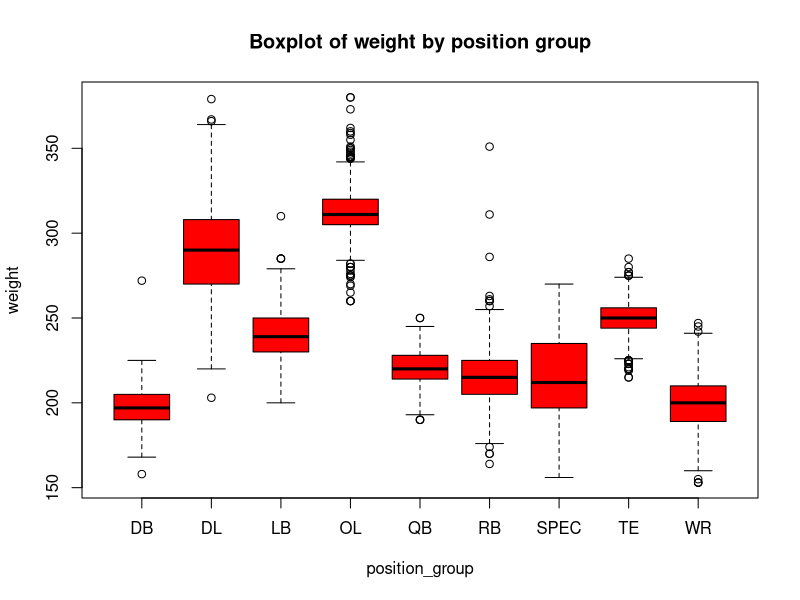
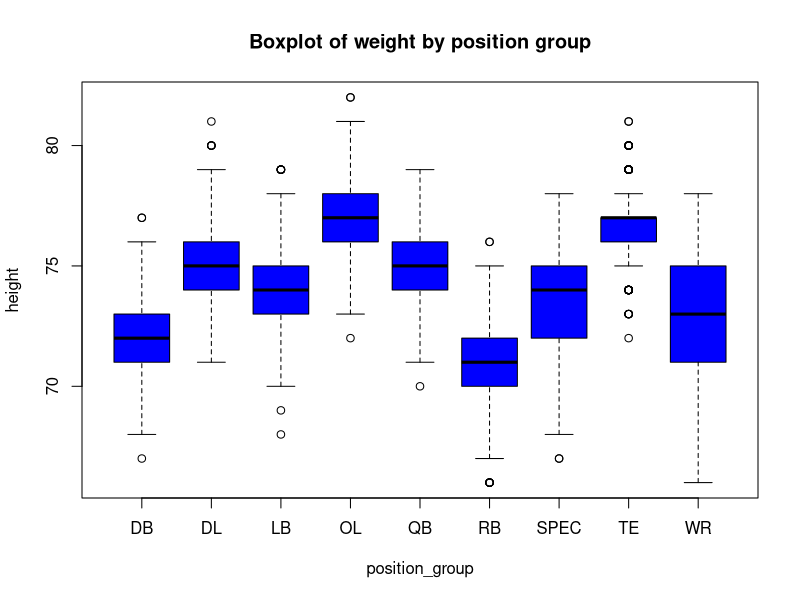
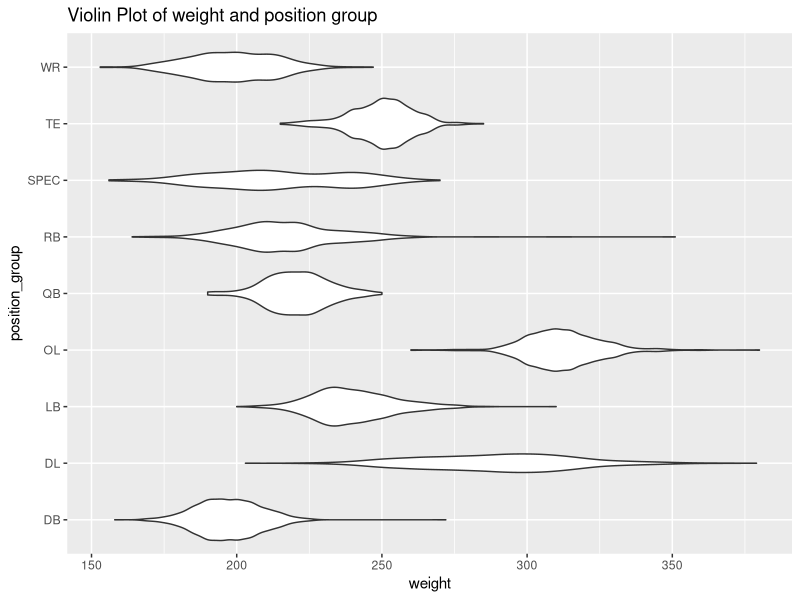
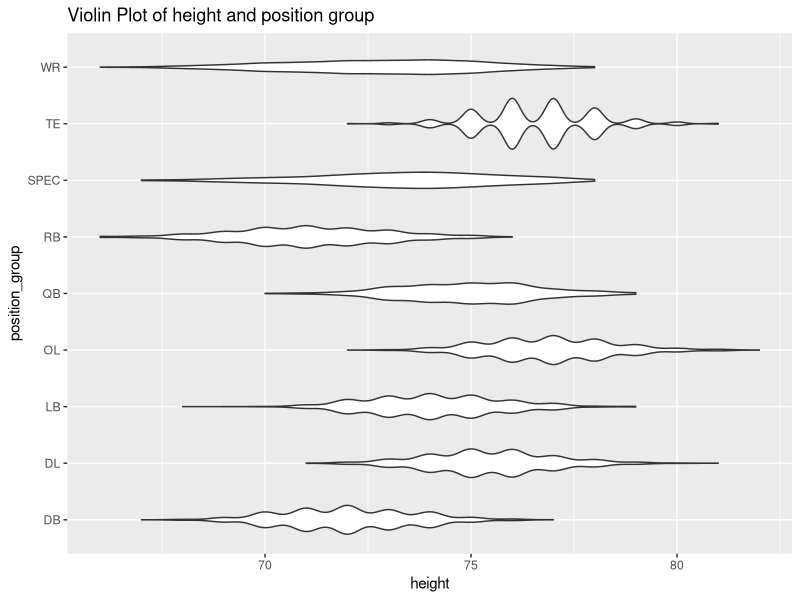
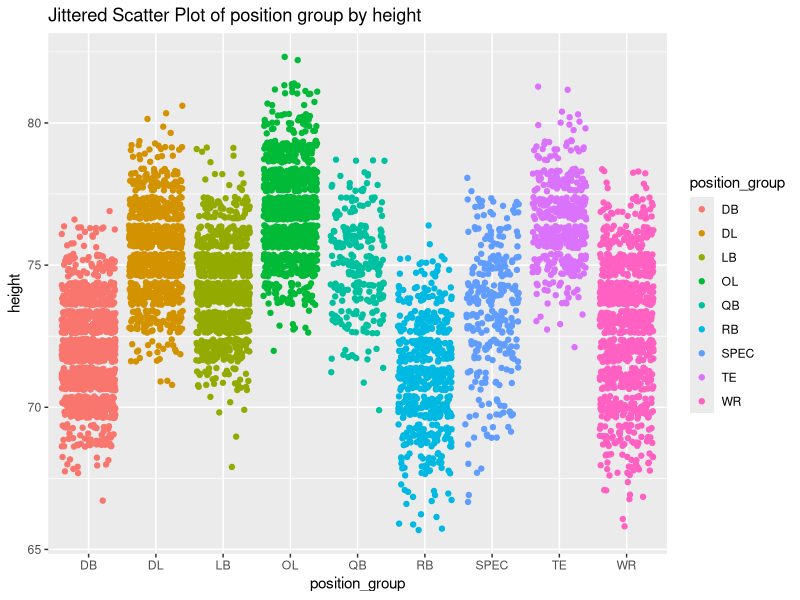
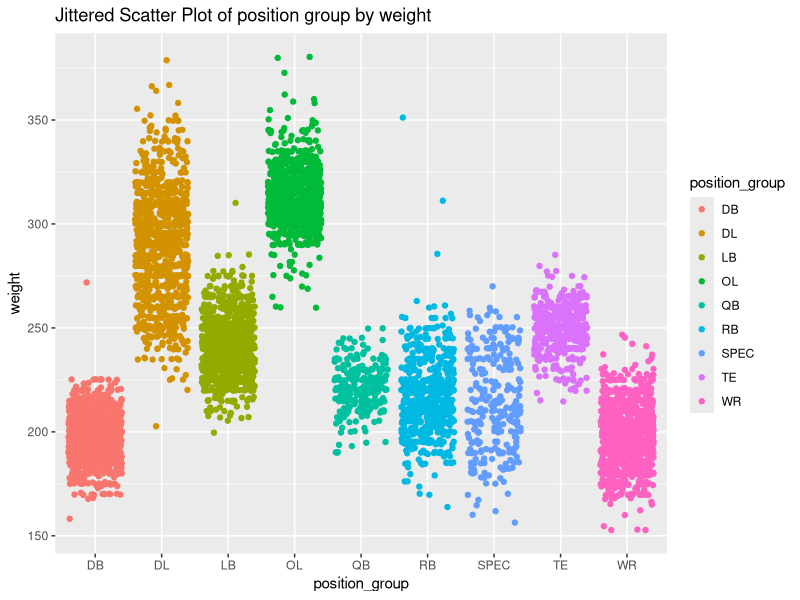
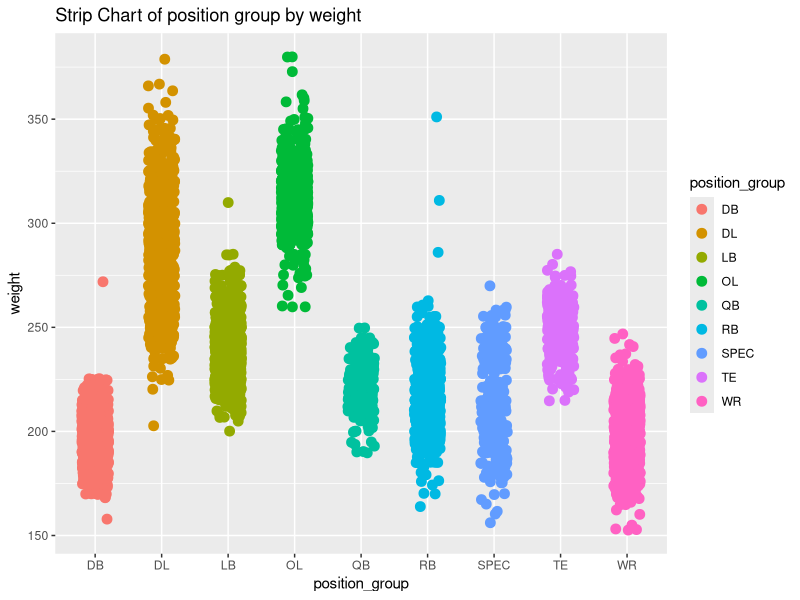
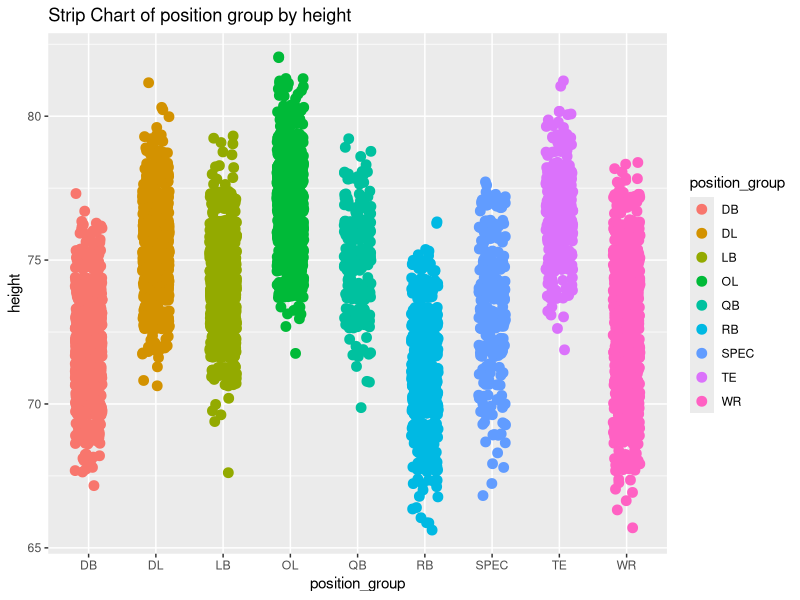

These charts were generated, in order, by the following R code:


nfl_players_clean=read.csv("dataset/nfl_players_clean.csv")

#correalation plots for position group vs ht and wt

# Create a box plot for weight and position group
box_wt<-boxplot(weight ~ position_group, data = nfl_players_clean, col = "red", main = "Boxplot of weight by position group")
print(box_wt)


#craete a boxplot for height and position group

box_ht<-boxplot(height ~ position_group, data = nfl_players_clean, col = "blue", main = "Boxplot of weight by position group")
print(box_ht)



library(ggplot2)

# Create a violin plot
voilon_wt<-ggplot(nfl_players_clean, aes(x = weight, y = position_group, fill = weight)) +
  geom_violin() +
  labs(title = "Violin Plot of weight and position group")
print(voilon_wt)

voilon_ht<-ggplot(nfl_players_clean, aes(x = height, y = position_group, fill = height)) +
  geom_violin() +
  labs(title = "Violin Plot of height and position group")
print(voilon_ht)



scatter_ht<-ggplot(nfl_players_clean, aes(x = position_group, y = height, color = position_group)) +
  geom_jitter() +
  labs(title = "Jittered Scatter Plot of position group by height")
print(scatter_ht)


scatter_wt<-ggplot(nfl_players_clean, aes(x = position_group, y = weight, color = position_group)) +
  geom_jitter() +
  labs(title = "Jittered Scatter Plot of position group by weight")
print(scatter_wt)


strip_wt<-ggplot(nfl_players_clean, aes(x = position_group, y = weight, color = position_group)) +
  geom_point(position = position_jitter(width = 0.2), size = 3) +
  labs(title = "Strip Chart of position group by weight")
print(strip_wt)

strip_ht<-ggplot(nfl_players_clean, aes(x = position_group, y = height, color = position_group)) +
  geom_point(position = position_jitter(width = 0.2), size = 3) +
  labs(title = "Strip Chart of position group by height")
print(strip_ht)



faceted_wt<-ggplot(nfl_players_clean, aes(x = position_group, y = weight, color = position_group)) +
  geom_point() +
  facet_wrap(~position_group) +
  labs(title = "Faceted Scatter Plots of position group by weight")
print(faceted_wt)

faceted_ht<-ggplot(nfl_players_clean, aes(x = position_group, y = height, color = position_group)) +
  geom_point() +
  facet_wrap(~position_group) +
  labs(title = "Faceted Scatter Plots of position group by height")
print(faceted_ht)

